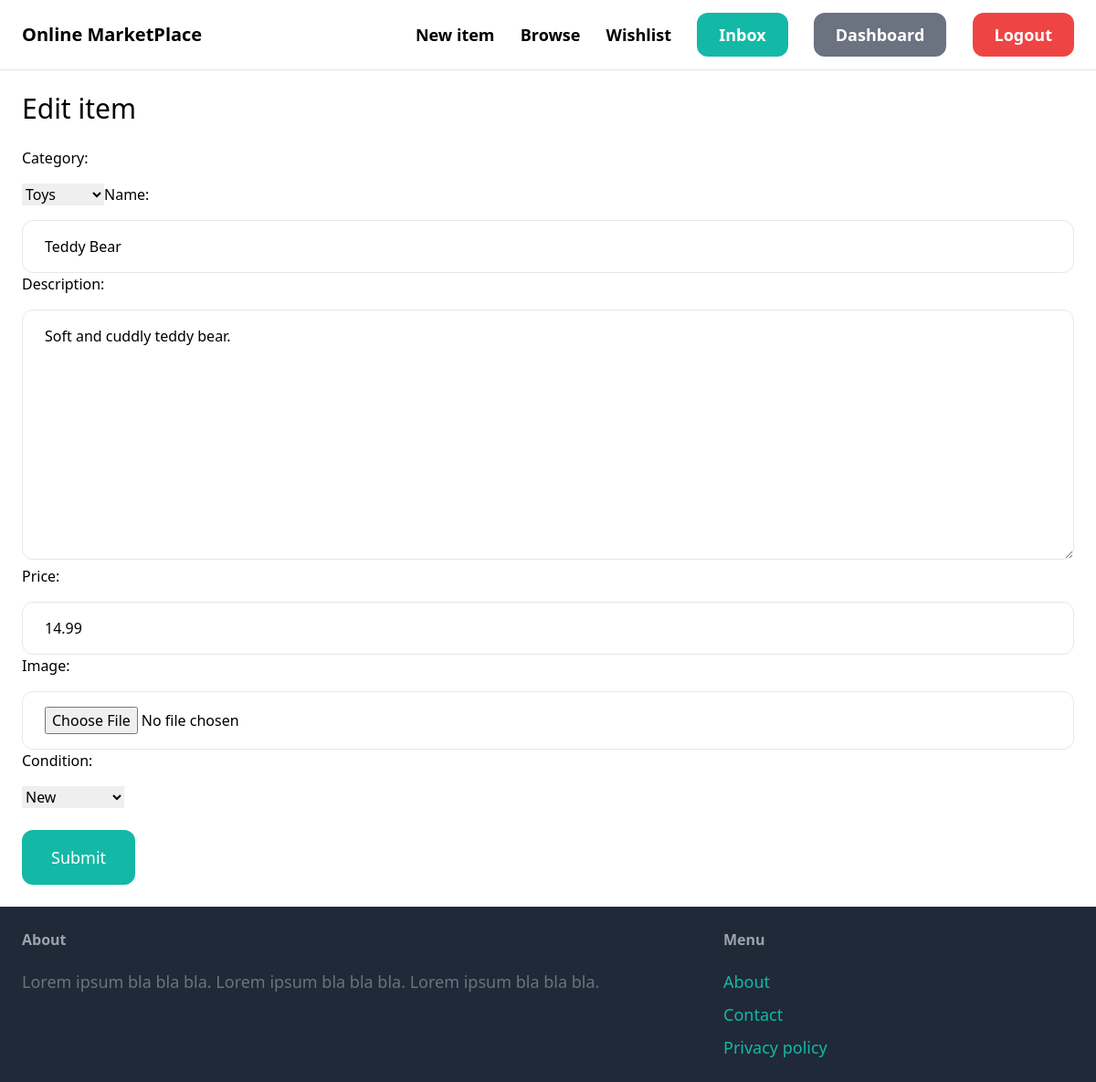
Page /items/7/edit/ (signed in) on the committed database.
### item/models.py (models this page shows, shortened)
class Item(models.Model):
    CONDITION_CHOICES = [
        ('new', 'New'),
        ('used', 'Used'),
        ('refurbished', 'Refurbished'),
    ]
    category = models.ForeignKey(Category, related_name='items', on_delete=models.CASCADE)
    name = models.CharField(max_length=255)
    description = models.TextField(blank=True, null=True)
    price = models.FloatField()
    image = models.ImageField(upload_to='item_images', blank=True, null=True)
    is_sold = models.BooleanField(default=False)
    created_by = models.ForeignKey(User, related_name='items', on_delete=models.CASCADE)
    created_at = models.DateTimeField(auto_now_add=True)
    wishlisted_by = models.ManyToManyField(User, related_name='wishlist', blank=True)
    views = models.IntegerField(default=0)  # Track item views
    condition = models.CharField(max_length=20, choices=CONDITION_CHOICES, default='new')

### item/views.py (the view)
# urls.py: path('<int:pk>/edit/', views.edit, name='edit'),
@login_required
def edit(request, pk):
    item = get_object_or_404(Item, pk=pk, created_by=request.user)
    if request.method == 'POST':
        form = EditItemForm(request.POST, request.FILES, instance=item)
        if form.is_valid():
            form.save()
            return redirect('item:detail', pk=item.id)
    else:
        form = EditItemForm(instance=item)
    return render(request, 'item/form.html', {
        'form': form,
        'title': 'Edit item',
    })

### item/forms.py
class EditItemForm(forms.ModelForm):
    class Meta:
        model = Item
        fields = ('category', 'name', 'description', 'price', 'image', 'condition')
        widgets = {
            'name': forms.TextInput(attrs={
                'class': INPUT_CLASSES
            }),
            'description': forms.Textarea(attrs={
                'class': INPUT_CLASSES
            }),
            'price': forms.TextInput(attrs={
                'class': INPUT_CLASSES
            }),
            'image': forms.FileInput(attrs={
                'class': INPUT_CLASSES
            })
        }

### item/models.py (called while the page is built)
    def __str__(self):
        return self.name

### item/templates/item/form.html (shortened to what this page needs)
{% extends 'core/base.html' %}
{% block content %}
<h1 class="mb-6 text-3xl">{{ title }}</h1>
<form method="post" action="." enctype="multipart/form-data">
  <div class="space-y-4">
    {{ form.category.label_tag }}<br />{{ form.category }}{{ form.name.label_tag }}<br />{{ form.name }}{{ form.description.label_tag }}<br />{{ form.description }}{{ form.price.label_tag }}<br />{{ form.price }}{{ form.image.label_tag }}<br />{{ form.image }}{{ form.condition.label_tag }}<br />{{ form.condition }}
  </div>
  <button class="mt-6 py-4 px-8 text-lg bg-teal-500 hover:bg-teal-700 rounded-xl text-white">Submit</button>
</form>
{% endblock %}

### rows in the picture
Item: category "Toys", name "Teddy Bear", description "Soft and cuddly teddy bear.", price "14.99", condition "New"

### other values in the picture
{{ title }} "Edit item"
